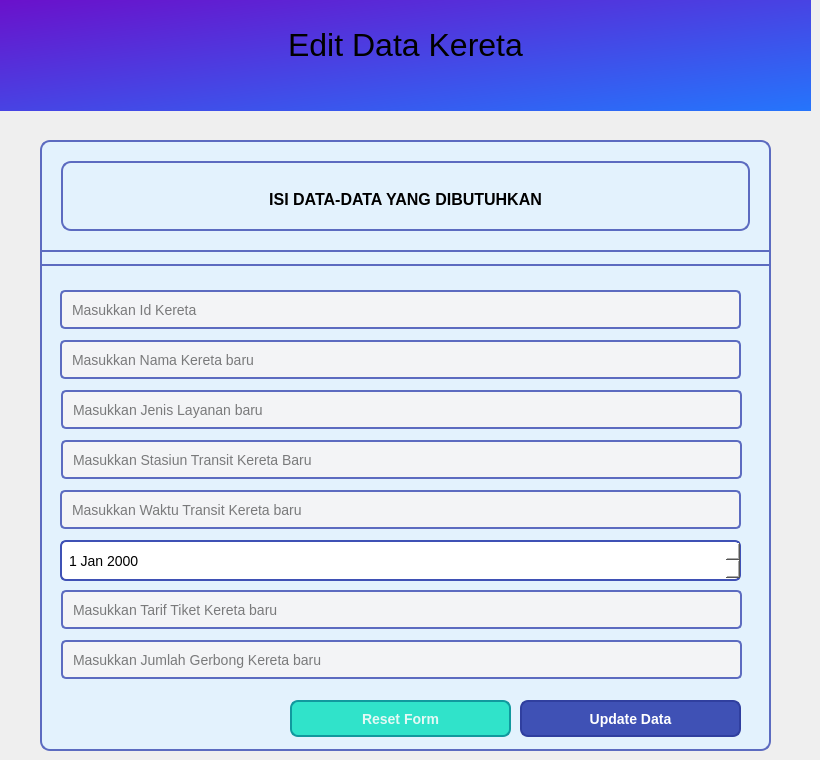
     <widget class="QWidget" name="Edit_jadwal_kereta">
      <widget class="QTextBrowser" name="Edit_Data_kereta_2">
       <property name="geometry">
        <rect>
         <x>0</x>
         <y>0</y>
         <width>811</width>
         <height>111</height>
        </rect>
       </property>
       <property name="styleSheet">
        <string notr="true">background: qlineargradient(x1:0, y1:0, x2:1, y2:1, stop:0 #6a11cb, stop:1 #2575fc);
border-radius: 0px;
</string>
       </property>
       <property name="html">
        <string>&lt;!DOCTYPE HTML PUBLIC &quot;-//W3C//DTD HTML 4.0//EN&quot; &quot;http://www.w3.org/TR/REC-html40/strict.dtd&quot;&gt;
&lt;html&gt;&lt;head&gt;&lt;meta name=&quot;qrichtext&quot; content=&quot;1&quot; /&gt;&lt;style type=&quot;text/css&quot;&gt;
p, li { white-space: pre-wrap; }
&lt;/style&gt;&lt;/head&gt;&lt;body style=&quot; font-family:'MS Shell Dlg 2'; font-size:8.25pt; font-weight:400; font-style:normal;&quot;&gt;
&lt;p align=&quot;center&quot; style=&quot;-qt-paragraph-type:empty; margin-top:0px; margin-bottom:0px; margin-left:0px; margin-right:0px; -qt-block-indent:0; text-indent:0px; font-size:7.8pt;&quot;&gt;&lt;br /&gt;&lt;/p&gt;
&lt;p align=&quot;center&quot; style=&quot; margin-top:0px; margin-bottom:0px; margin-left:0px; margin-right:0px; -qt-block-indent:0; text-indent:0px;&quot;&gt;&lt;span style=&quot; font-size:6pt;&quot;&gt; &lt;/span&gt;&lt;/p&gt;
&lt;p align=&quot;center&quot; style=&quot; margin-top:0px; margin-bottom:0px; margin-left:0px; margin-right:0px; -qt-block-indent:0; text-indent:0px;&quot;&gt;&lt;span style=&quot; font-size:24pt;&quot;&gt;Edit Data Kereta&lt;/span&gt;&lt;/p&gt;&lt;/body&gt;&lt;/html&gt;</string>
       </property>
      </widget>
      <widget class="QFrame" name="Form_Edit_Data">
       <property name="geometry">
        <rect>
         <x>40</x>
         <y>140</y>
         <width>731</width>
         <height>611</height>
        </rect>
       </property>
       <property name="maximumSize">
        <size>
         <width>16777215</width>
         <height>16777215</height>
        </size>
       </property>
       <property name="styleSheet">
        <string notr="true">QFrame {
    background-color: #E3F2FD; /* Warna latar belakang */
    border: 2px solid #5C6BC0; /* Warna border */
    border-radius: 10px; /* Membuat sudut melengkung */
    padding: 10px; /* Memberikan jarak dalam frame */
}

QFrame#mainFrame {
    background-color: #FFFFFF; /* Warna latar belakang utama */
    border: 3px solid #3F51B5; /* Warna border lebih tebal */
    border-radius: 12px;
    padding: 15px;
}

QFrame#sidePanel {
    background-color: #E1E1E1; /* Warna untuk panel samping */
    border-right: 4px solid #3F51B5; /* Border hanya di sebelah kanan */
}
</string>
       </property>
       <widget class="QTextBrowser" name="textBrowser_3">
        <property name="geometry">
         <rect>
          <x>21</x>
          <y>21</y>
          <width>689</width>
          <height>70</height>
         </rect>
        </property>
        <property name="maximumSize">
         <size>
          <width>16777215</width>
          <height>70</height>
         </size>
        </property>
        <property name="html">
         <string>&lt;!DOCTYPE HTML PUBLIC &quot;-//W3C//DTD HTML 4.0//EN&quot; &quot;http://www.w3.org/TR/REC-html40/strict.dtd&quot;&gt;
&lt;html&gt;&lt;head&gt;&lt;meta name=&quot;qrichtext&quot; content=&quot;1&quot; /&gt;&lt;style type=&quot;text/css&quot;&gt;
p, li { white-space: pre-wrap; }
&lt;/style&gt;&lt;/head&gt;&lt;body style=&quot; font-family:'MS Shell Dlg 2'; font-size:8.25pt; font-weight:400; font-style:normal;&quot;&gt;
&lt;p align=&quot;center&quot; style=&quot;-qt-paragraph-type:empty; margin-top:0px; margin-bottom:0px; margin-left:0px; margin-right:0px; -qt-block-indent:0; text-indent:0px;&quot;&gt;&lt;br /&gt;&lt;/p&gt;
&lt;p align=&quot;center&quot; style=&quot; margin-top:0px; margin-bottom:0px; margin-left:0px; margin-right:0px; -qt-block-indent:0; text-indent:0px;&quot;&gt;&lt;span style=&quot; font-size:12pt; font-weight:600;&quot;&gt;ISI DATA-DATA YANG DIBUTUHKAN&lt;/span&gt;&lt;/p&gt;&lt;/body&gt;&lt;/html&gt;</string>
        </property>
       </widget>
       <widget class="QLineEdit" name="input_nama_kereta_EditData">
        <property name="geometry">
         <rect>
          <x>20</x>
          <y>200</y>
          <width>681</width>
          <height>39</height>
         </rect>
        </property>
        <property name="styleSheet">
         <string notr="true">QLineEdit {
    font-size: 14px;
    padding: 8px;
    border: 2px solid #5C6BC0; /* Warna border */
    border-radius: 5px;
    background-color: #F3F4F6; /* Warna latar */
    selection-background-color: #7986CB; /* Warna saat teks dipilih */
}

QLineEdit:focus {
    border: 2px solid #3F51B5; /* Warna border saat fokus */
    background-color: #FFFFFF; /* Warna latar saat fokus */
}
</string>
        </property>
        <property name="text">
         <string/>
        </property>
        <property name="placeholderText">
         <string>Masukkan Nama Kereta baru</string>
        </property>
       </widget>
       <widget class="QPushButton" name="tombol_reset_form">
        <property name="geometry">
         <rect>
          <x>250</x>
          <y>560</y>
          <width>221</width>
          <height>37</height>
         </rect>
        </property>
        <property name="layoutDirection">
         <enum>Qt::LeftToRight</enum>
        </property>
        <property name="styleSheet">
         <string notr="true">QPushButton {
    background-color: #30E3CA; /* Warna biru */
    color: #E4F9F5; /* Warna teks putih */
    font-size: 14px;
    font-weight: bold;
    border: 2px solid #11999E; /* Border biru tua */
    border-radius: 8px; /* Membuat sudut tombol membulat */
    padding: 8px 15px; /* Jarak dalam tombol */
}

QPushButton:hover {
    background-color: #303F9F; /* Warna lebih gelap saat hover */
    border: 2px solid #1A237E;
}

QPushButton:pressed {
    background-color: #1A237E; /* Warna lebih gelap saat ditekan */
    border: 2px solid #000051;
}
</string>
        </property>
        <property name="text">
         <string>Reset Form</string>
        </property>
       </widget>
       <widget class="QLineEdit" name="input_nama_kereta_JenisLayanan">
        <property name="geometry">
         <rect>
          <x>21</x>
          <y>250</y>
          <width>681</width>
          <height>39</height>
         </rect>
        </property>
        <property name="styleSheet">
         <string notr="true">QLineEdit {
    font-size: 14px;
    padding: 8px;
    border: 2px solid #5C6BC0; /* Warna border */
    border-radius: 5px;
    background-color: #F3F4F6; /* Warna latar */
    selection-background-color: #7986CB; /* Warna saat teks dipilih */
}

QLineEdit:focus {
    border: 2px solid #3F51B5; /* Warna border saat fokus */
    background-color: #FFFFFF; /* Warna latar saat fokus */
}
</string>
        </property>
        <property name="text">
         <string/>
        </property>
        <property name="placeholderText">
         <string>Masukkan Jenis Layanan baru</string>
        </property>
       </widget>
       <widget class="QLineEdit" name="input_staisun_transit_EditData">
        <property name="geometry">
         <rect>
          <x>21</x>
          <y>300</y>
          <width>681</width>
          <height>39</height>
         </rect>
        </property>
        <property name="styleSheet">
         <string notr="true">QLineEdit {
    font-size: 14px;
    padding: 8px;
    border: 2px solid #5C6BC0; /* Warna border */
    border-radius: 5px;
    background-color: #F3F4F6; /* Warna latar */
    selection-background-color: #7986CB; /* Warna saat teks dipilih */
}

QLineEdit:focus {
    border: 2px solid #3F51B5; /* Warna border saat fokus */
    background-color: #FFFFFF; /* Warna latar saat fokus */
}
</string>
        </property>
        <property name="text">
         <string/>
        </property>
        <property name="placeholderText">
         <string>Masukkan Stasiun Transit Kereta Baru</string>
        </property>
       </widget>
       <widget class="QLineEdit" name="input_waktu_transit_EditData">
        <property name="geometry">
         <rect>
          <x>20</x>
          <y>350</y>
          <width>681</width>
          <height>39</height>
         </rect>
        </property>
        <property name="styleSheet">
         <string notr="true">QLineEdit {
    font-size: 14px;
    padding: 8px;
    border: 2px solid #5C6BC0; /* Warna border */
    border-radius: 5px;
    background-color: #F3F4F6; /* Warna latar */
    selection-background-color: #7986CB; /* Warna saat teks dipilih */
}

QLineEdit:focus {
    border: 2px solid #3F51B5; /* Warna border saat fokus */
    background-color: #FFFFFF; /* Warna latar saat fokus */
}
</string>
        </property>
        <property name="text">
         <string/>
        </property>
        <property name="placeholderText">
         <string>Masukkan Waktu Transit Kereta baru</string>
        </property>
       </widget>
       <widget class="QLineEdit" name="input_tarif_tiket_EditData">
        <property name="geometry">
         <rect>
          <x>21</x>
          <y>450</y>
          <width>681</width>
          <height>39</height>
         </rect>
        </property>
        <property name="styleSheet">
         <string notr="true">QLineEdit {
    font-size: 14px;
    padding: 8px;
    border: 2px solid #5C6BC0; /* Warna border */
    border-radius: 5px;
    background-color: #F3F4F6; /* Warna latar */
    selection-background-color: #7986CB; /* Warna saat teks dipilih */
}

QLineEdit:focus {
    border: 2px solid #3F51B5; /* Warna border saat fokus */
    background-color: #FFFFFF; /* Warna latar saat fokus */
}
</string>
        </property>
        <property name="text">
         <string/>
        </property>
        <property name="placeholderText">
         <string>Masukkan Tarif Tiket Kereta baru</string>
        </property>
       </widget>
       <widget class="QLineEdit" name="input_jumlah_gerbong_EdiData">
        <property name="geometry">
         <rect>
          <x>21</x>
          <y>500</y>
          <width>681</width>
          <height>39</height>
         </rect>
        </property>
        <property name="styleSheet">
         <string notr="true">QLineEdit {
    font-size: 14px;
    padding: 8px;
    border: 2px solid #5C6BC0; /* Warna border */
    border-radius: 5px;
    background-color: #F3F4F6; /* Warna latar */
    selection-background-color: #7986CB; /* Warna saat teks dipilih */
}

QLineEdit:focus {
    border: 2px solid #3F51B5; /* Warna border saat fokus */
    background-color: #FFFFFF; /* Warna latar saat fokus */
}
</string>
        </property>
        <property name="text">
         <string/>
        </property>
        <property name="placeholderText">
         <string>Masukkan Jumlah Gerbong Kereta baru</string>
        </property>
       </widget>
       <widget class="QPushButton" name="tombol_edit_data">
        <property name="geometry">
         <rect>
          <x>480</x>
          <y>560</y>
          <width>221</width>
          <height>37</height>
         </rect>
        </property>
        <property name="layoutDirection">
         <enum>Qt::LeftToRight</enum>
        </property>
        <property name="styleSheet">
         <string notr="true">QPushButton {
    background-color: #3F51B5; /* Warna biru */
    color: white; /* Warna teks putih */
    font-size: 14px;
    font-weight: bold;
    border: 2px solid #303F9F; /* Border biru tua */
    border-radius: 8px; /* Membuat sudut tombol membulat */
    padding: 8px 15px; /* Jarak dalam tombol */
}

QPushButton:hover {
    background-color: #303F9F; /* Warna lebih gelap saat hover */
    border: 2px solid #1A237E;
}

QPushButton:pressed {
    background-color: #1A237E; /* Warna lebih gelap saat ditekan */
    border: 2px solid #000051;
}
</string>
        </property>
        <property name="text">
         <string>Update Data</string>
        </property>
       </widget>
       <widget class="QLineEdit" name="input_id_kereta_EditData">
        <property name="geometry">
         <rect>
          <x>20</x>
          <y>150</y>
          <width>681</width>
          <height>39</height>
         </rect>
        </property>
        <property name="styleSheet">
         <string notr="true">QLineEdit {
    font-size: 14px;
    padding: 8px;
    border: 2px solid #5C6BC0; /* Warna border */
    border-radius: 5px;
    background-color: #F3F4F6; /* Warna latar */
    selection-background-color: #7986CB; /* Warna saat teks dipilih */
}

QLineEdit:focus {
    border: 2px solid #3F51B5; /* Warna border saat fokus */
    background-color: #FFFFFF; /* Warna latar saat fokus */
}
</string>
        </property>
        <property name="text">
         <string/>
        </property>
        <property name="placeholderText">
         <string>Masukkan Id Kereta</string>
        </property>
       </widget>
       <widget class="Line" name="line_2">
        <property name="geometry">
         <rect>
          <x>0</x>
          <y>110</y>
          <width>731</width>
          <height>16</height>
         </rect>
        </property>
        <property name="orientation">
         <enum>Qt::Horizontal</enum>
        </property>
       </widget>
       <widget class="QDateEdit" name="dateEdit_TambahData_2">
        <property name="geometry">
         <rect>
          <x>20</x>
          <y>400</y>
          <width>681</width>
          <height>41</height>
         </rect>
        </property>
        <property name="styleSheet">
         <string notr="true">/* Styling untuk QDateEdit */
QDateEdit {
    background-color: #FFFFFF; /* Warna latar belakang */
    border: 2px solid #3F51B5; /* Warna border */
    border-radius: 6px; /* Membuat sudut melengkung */
    padding: 5px; /* Memberikan jarak dalam */
    color: #000000; /* Warna teks */
    font-size: 14px; /* Ukuran font */
}

/* Styling tombol dropdown QDateEdit */
QDateEdit::drop-down {
    border: none;
    background-color: #F3F4F6; /* Warna latar */
    width: 20px;
    subcontrol-origin: padding;
    subcontrol-position: right;
    border-top-right-radius: 6px;
    border-bottom-right-radius: 6px;
}

/* Styling ikon panah dalam tombol dropdown */
QDateEdit::down-arrow {
    image: url(:/icons/down-arrow.png); /* Ganti dengan ikon panah yang sesuai */
    width: 12px;
    height: 12px;
}</string>
        </property>
       </widget>
      </widget>
     </widget>
